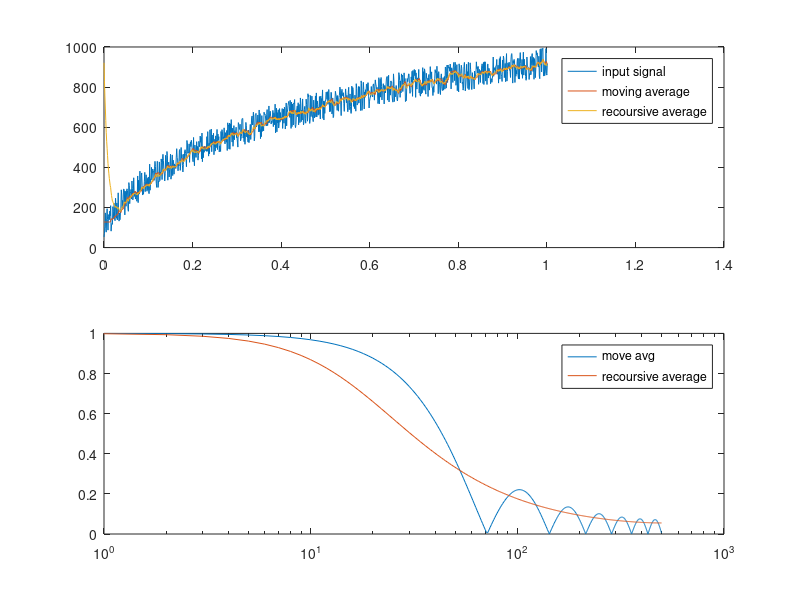

Source code (MATLAB):
clear all;
pkg load signal;

inputData = csvread("acs_test_data.csv");

sps = inputData(1,1);                 #input signal sample rate 
ns = inputData(1,2);                  #get number of samples
verticalResolution = inputData(1,3);  #get vertical resolution
guard = inputData(1,4);               #get guard region
decoderRange = inputData(1,5);        

time = ns/sps;                        #input signal time period in seconds
              
########################## User filter settings  ############################### 
cutof_freq = 30;                      #low pass filter frequency
move_avg_magic_x = 0.196202;          #cutof frequency calculation factor
iir_tune_factor = 0.93;               #time domain tune factor

#move average filter parameters
average_window = sqrt(1 + sps*sps*move_avg_magic_x/(cutof_freq*cutof_freq)); #number of samples for move average filter
average_window = floor(average_window);
move_average_time = average_window/sps;

t = linspace(0,time,ns);         %time axis
signal = inputData (2,:);        %get test data

############################### signal filtering ###############################

#recoursive filter
avg_win = 2*average_window/pi();
#recoursive average
iir2_coef = iir_tune_factor*1/avg_win;
recoursive_filtered = verticalResolution-guard;
iir2_filtered(1) = recoursive_filtered;

for i=2:(ns)
  recoursive_filtered(i) = iir2_coef*(signal(i) - recoursive_filtered(i-1)) + recoursive_filtered(i-1);
endfor 

#move average
for i = 1:(ns-average_window)
  move_avg_sum = sum(signal(i:(i+average_window-1)));
  x_avg_filt(i+average_window) = move_avg_sum/average_window;
endfor
x_avg_filt(1:average_window) = x_avg_filt(average_window+1);

#filtering error between FIR and IIR implementation

filtering_error = x_avg_filt - recoursive_filtered;

max(filtering_error)
min(filtering_error)

############################# frequency response ###############################

f_axis = sps*(0:ns/2 - 1)/ns;      %calculate freq axis

%generate dirac impuls
dirac = zeros(1,ns);
dirac(average_window+1) = ones(1,1);

#recoursive average
iir2_filtered(1) = 0;

for i=2:(ns)
  iir2_filtered(i) = iir2_coef*(dirac(i) - iir2_filtered(i-1)) + iir2_filtered(i-1);
endfor 

#clasical move average
for i = 1:(ns-average_window)
  move_avg_sum = sum(dirac(i:(i+average_window-1)));
  x_avg_response(i+average_window) = move_avg_sum/average_window;
endfor

x_avg_response(1:average_window) = 0;

%recoursive average wave spectrum
fft_iir_avg = abs(fft(iir2_filtered));   %negative frequencyes to positive 
fft_iir_avg = fft_iir_avg(1:ns/2);          %discard freqs beyound fs/2

%move average wave spectrum
fft_move_avg = abs(fft(x_avg_response));  %negative frequencyes to positive 
fft_move_avg = fft_move_avg(1:ns/2);      %discard freqs beyound fs/2

f_axis(1) = 0.0001;       %nonzeros for log scale

############# plot results ############
subplot(2,1,1)
plot(t, signal, ";input signal;", t, x_avg_filt, ";moving average;", t, recoursive_filtered, ";recoursive average;");

subplot(2,1,2)
semilogx(f_axis, fft_move_avg, ";move avg;", f_axis, fft_iir_avg, ";recoursive average;");
axis([1,1000]);